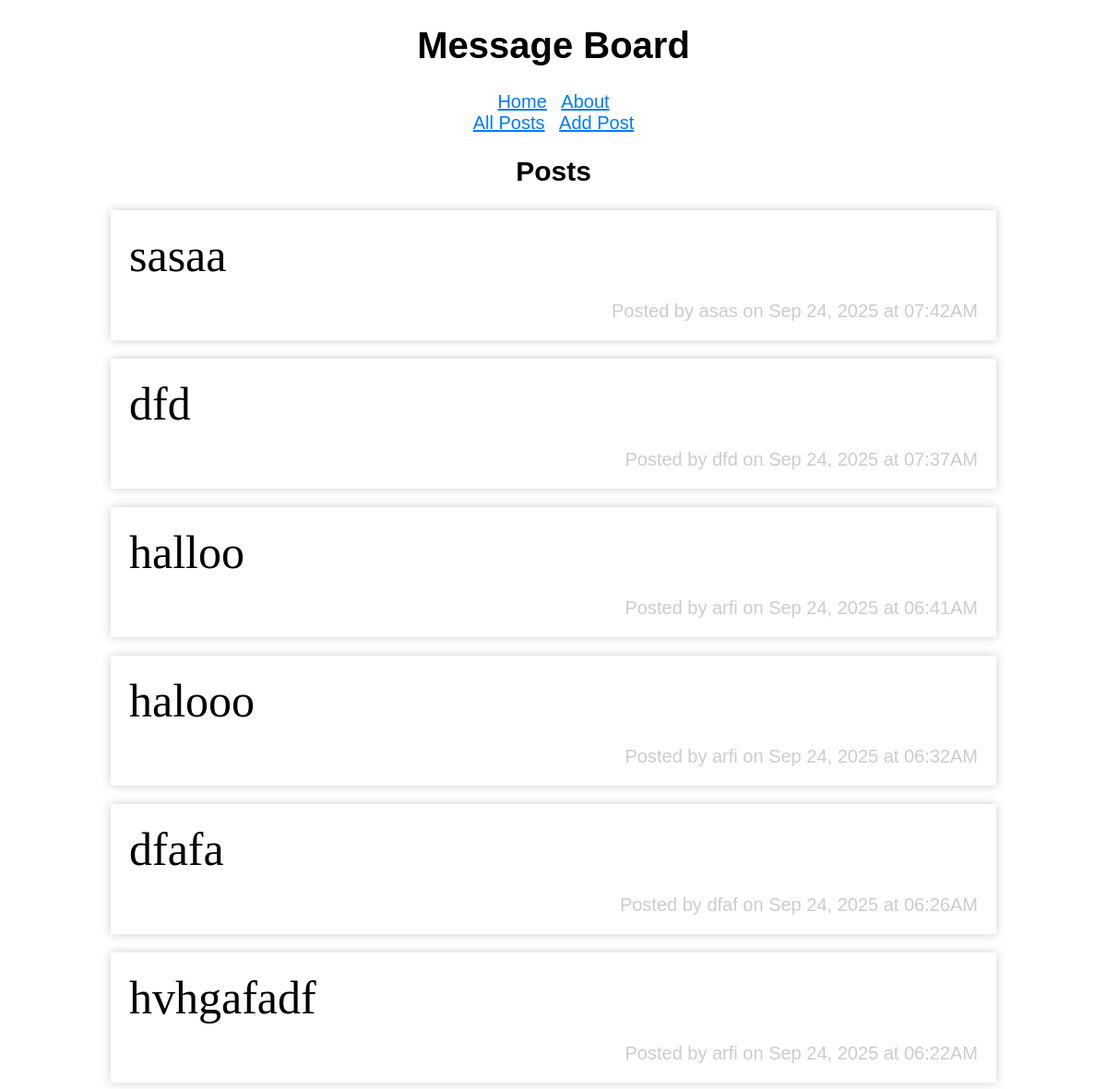
The page /posts on the database its author committed.
### tables this page shows
CREATE TABLE post (
  id INTEGER PRIMARY KEY AUTOINCREMENT,
  created TIMESTAMP NOT NULL DEFAULT CURRENT_TIMESTAMP,
  author TEXT NOT NULL,
  message TEXT NOT NULL
);

### board/posts.py (the view)
@bp.route("/posts")
def posts():
    db = get_db()
    posts = db.execute(
        "SELECT author, message, created FROM post ORDER BY created DESC"
    ).fetchall()
    return render_template("posts/posts.html", posts=posts)

### board/database.py (called while the page is built)
def get_db():
    if "db" not in g:
        g.db = sqlite3.connect(
            current_app.config["DATABASE"],
            detect_types=sqlite3.PARSE_DECLTYPES,
        )
        g.db.row_factory = sqlite3.Row
    return g.db

### board/templates/posts/posts.html
{% extends 'base.html' %}
{% block header %}
  <h2>{% block title %}Posts{% endblock title %}</h2>
{% endblock header %}
{% block content %}
  {% for post in posts %}
    <article>
      <p class="message">{{ post["message"] }}<p>
      <aside>Posted by {{ post["author"] }} on {{ post["created"].strftime("%b %d, %Y at %I:%M%p") }}</aside>
    </article>
  {% endfor %}
{% endblock content %}

### board/templates/base.html (shortened to what this page needs)
<!DOCTYPE html>
<html lang="en">
<head>
    <link rel="stylesheet" href="{{ url_for('static', filename='styles.css') }}">
</head>
<body>
    <h1>Message Board</h1>
    {%include("_navigation.html") %}
    <section>
        <header>
            {% block header %}{% endblock header %}
        </header>
        <main>
            {% block content %}<p>No messages.</p>{% endblock content %}
        </main>
    </section>
</body>
</html>

### board/templates/_navigation.html
<nav>
    <ul>
        <li><a href="{{ url_for('pages.home') }}">Home</a></li>
        <li><a href="{{ url_for('pages.about') }}">About</a></li>
        <nav>
        <li><a href="{{ url_for('posts.posts') }}">All Posts</a></li>
        <li><a href="{{ url_for('posts.create') }}">Add Post</a></li>
    </ul>
</nav>

### board/static/styles.css (style rules this page uses)
* { box-sizing: border-box; }
body { font-family: sans-serif; font-size: 20px; margin: 0 auto; text-align: center; }
a, a:visited { color: #007bff; }
nav ul { list-style-type: none; padding: 0; }
nav ul li { display: inline; margin: 0 5px; }
main { width: 80%; margin: 0 auto; }
article, form { text-align: left; min-width: 200px; padding: 20px; margin-bottom: 20px; box-shadow: 0px 0px 10px #ccc; vertical-align: top; }
aside { color: #ccc; text-align: right; }
.message { font-size: 2.5em; font-family: serif; margin: 0; padding: 0; }

### rows shown on the page
post: message "sasaa", author "asas", created "Sep 24, 2025 at 07:42AM"
post: message "dfd", author "dfd", created "Sep 24, 2025 at 07:37AM"
post: message "halloo", author "arfi", created "Sep 24, 2025 at 06:41AM"
post: message "halooo", author "arfi", created "Sep 24, 2025 at 06:32AM"
post: message "dfafa", author "dfaf", created "Sep 24, 2025 at 06:26AM"
post: message "hvhgafadf", author "arfi", created "Sep 24, 2025 at 06:22AM"
